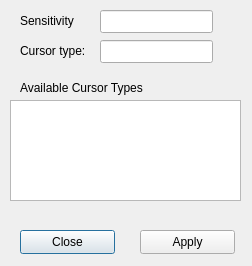
<?xml version="1.0" encoding="UTF-8"?>
<ui version="4.0">
 <class>Dialog</class>
 <widget class="QDialog" name="Dialog">
  <property name="geometry">
   <rect>
    <x>0</x>
    <y>0</y>
    <width>252</width>
    <height>266</height>
   </rect>
  </property>
  <property name="windowTitle">
   <string>Dialog</string>
  </property>
  <widget class="QLabel" name="lb_cursor_type">
   <property name="geometry">
    <rect>
     <x>20</x>
     <y>40</y>
     <width>71</width>
     <height>21</height>
    </rect>
   </property>
   <property name="text">
    <string>Cursor type:</string>
   </property>
  </widget>
  <widget class="QLineEdit" name="lineEdit">
   <property name="geometry">
    <rect>
     <x>100</x>
     <y>10</y>
     <width>113</width>
     <height>23</height>
    </rect>
   </property>
  </widget>
  <widget class="QLineEdit" name="lineEdit_2">
   <property name="geometry">
    <rect>
     <x>100</x>
     <y>40</y>
     <width>113</width>
     <height>23</height>
    </rect>
   </property>
  </widget>
  <widget class="QLabel" name="lb_cursor_types">
   <property name="geometry">
    <rect>
     <x>20</x>
     <y>80</y>
     <width>151</width>
     <height>16</height>
    </rect>
   </property>
   <property name="text">
    <string>Available Cursor Types</string>
   </property>
  </widget>
  <widget class="QListWidget" name="listWidget">
   <property name="geometry">
    <rect>
     <x>10</x>
     <y>100</y>
     <width>231</width>
     <height>101</height>
    </rect>
   </property>
  </widget>
  <widget class="QPushButton" name="pb_close">
   <property name="geometry">
    <rect>
     <x>20</x>
     <y>230</y>
     <width>95</width>
     <height>24</height>
    </rect>
   </property>
   <property name="text">
    <string>Close</string>
   </property>
  </widget>
  <widget class="QPushButton" name="pb_apply">
   <property name="geometry">
    <rect>
     <x>140</x>
     <y>230</y>
     <width>95</width>
     <height>24</height>
    </rect>
   </property>
   <property name="text">
    <string>Apply</string>
   </property>
  </widget>
  <widget class="QLabel" name="label">
   <property name="geometry">
    <rect>
     <x>20</x>
     <y>10</y>
     <width>71</width>
     <height>21</height>
    </rect>
   </property>
   <property name="text">
    <string>Sensitivity</string>
   </property>
  </widget>
 </widget>
 <resources/>
 <connections/>
</ui>
